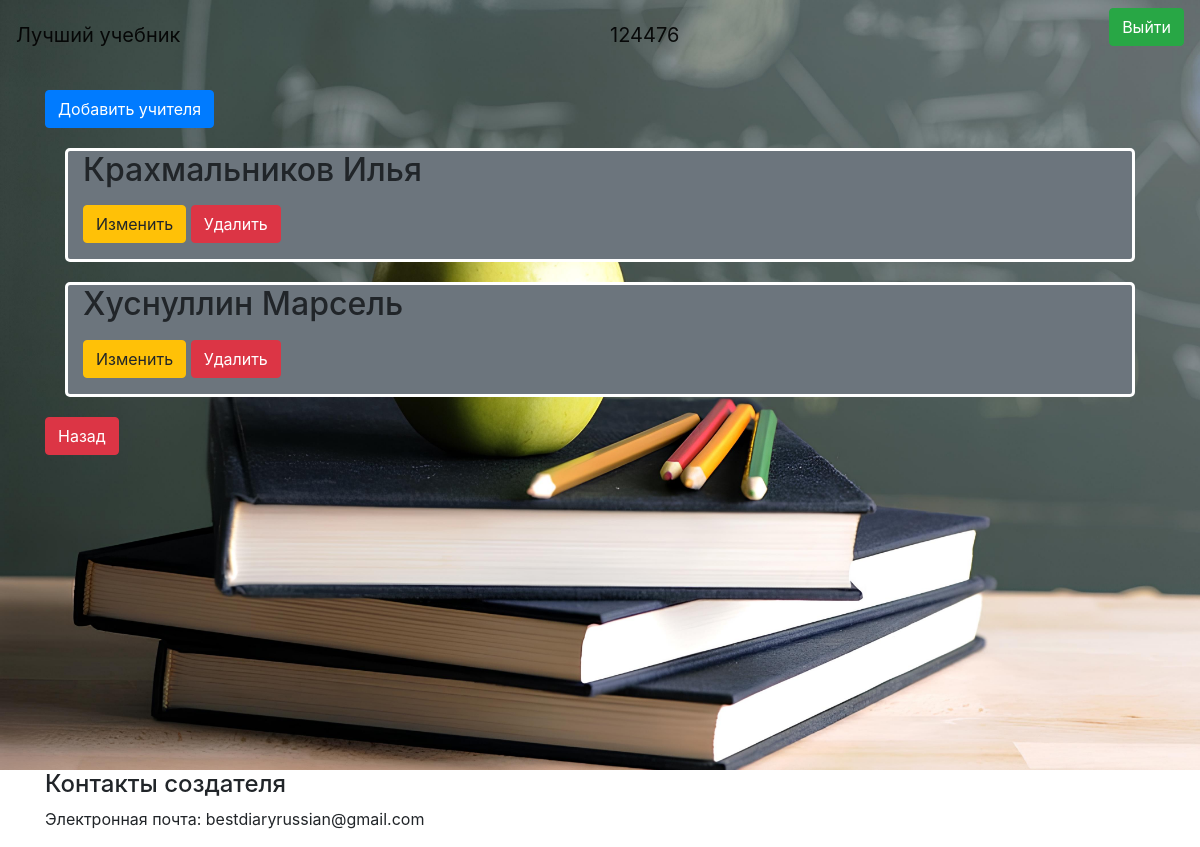
The page /allTeachers (signed in) on the database its author committed.
### data/teachers.py (models this page shows, shortened)
class Teacher(SqlAlchemyBase, UserMixin):
    __tablename__ = 'teachers'
    id = sqlalchemy.Column(sqlalchemy.Integer,
                           primary_key=True, autoincrement=True)
    surname = sqlalchemy.Column(sqlalchemy.String, nullable=True)
    name = sqlalchemy.Column(sqlalchemy.String, nullable=True)
    login = sqlalchemy.Column(sqlalchemy.String, nullable=True)
    email = sqlalchemy.Column(sqlalchemy.String, nullable=True)
    hashed_password = sqlalchemy.Column(sqlalchemy.String, nullable=True)
    adminId = sqlalchemy.Column(sqlalchemy.Integer, nullable=True)

### main.py (the view)
@app.route("/allTeachers")
def allTeachers():
    coc = request.cookies.get("coc", 0)
    if coc:
        us = coc.split(';')[1]
        nameUs = coc.split(';')[2]
        db_sess = db_session.create_session()
        a = []
        for i in db_sess.query(Teacher):
            a.append([i.id, i.surname, i.name])
        return render_template("allTeachers.html", us=us, nameUs=nameUs,
                               news=a, bg='img')
    else:
        return redirect("/")

### data/db_session.py (called while the page is built)
def create_session() -> Session:
    global __factory
    return __factory()

### main.py (called while the page is built)
@login_manager.user_loader
def load_user(user_id):
    db_sess = db_session.create_session()
    return db_sess.query(User).get(user_id)

### templates/allTeachers.html (shortened to what this page needs)
<html lang="en">
<head>
</head>
<body>
{% extends "base.html" %}
{% block content %}
{% if us == "developer" %}
<a href="/newTeacher" class="btn btn-primary">Добавить учителя</a>
{% for item in news%}
<div class="bg-secondary" style="margin: 20px;border-radius: 5px;border-style: solid;border-color: white;">
    <h2 class="col-6 mb-3">{{item[1]}} {{item[2]}}</h2>
    <div class="col-6 mb-3">
        <a href="/newTeacher/{{ item[0] }}" class="btn btn-warning">
            Изменить
        </a>
        <a href="/teacher_delete/{{ item[0] }}" class="btn btn-danger">
            Удалить
        </a>
    </div>
</div>
{% endfor %}
<a href="/developer" class="btn btn-danger">
    Назад
</a>
{% endif %}
{% endblock %}

### rows shown on the page
Teacher: surname "Крахмальников", name "Илья"
Teacher: surname "Хуснуллин", name "Марсель"

### other values the page prints
{{ nameUs }} "124476"
